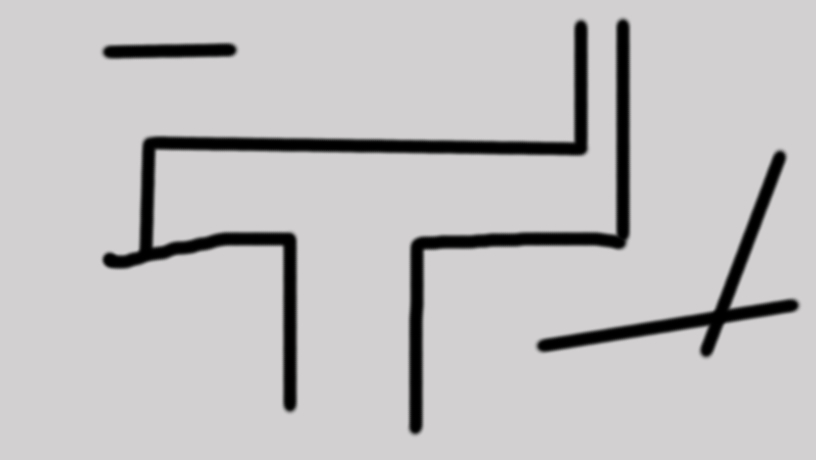
#> input picture roadtests/artiroad1.jpg, 816 x 460 px
$ python -i backgroundsubtraction.py   (imports and definitions only)
#> lines starting #> are read from the running program, lines starting #| are printed output that depends on the picture; after the words box and inside, x2 and y2 are one past the last pixel; in counts of white or black regions, pixels touching at a corner belong together
#> further down, picture is the input picture: shape (460, 816, 3); mean B, G, R 193.1, 192.2, 194.1
# import OpenCV functions
import cv2

# import Numpy functions
import numpy as np


def backgroundsubstration(img):
    # blur image using a gaussian blur
    imgBlurred = cv2.GaussianBlur(img, (19, 19), 0)
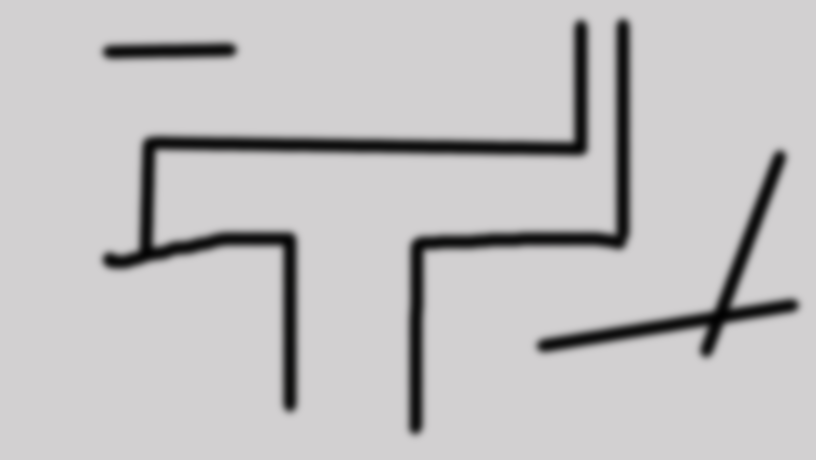
#> imgBlurred: shape (460, 816, 3); mean B, G, R 193.2, 192.2, 194.1
    gray_image = cv2.cvtColor(imgBlurred, cv2.COLOR_BGR2GRAY)
    hist, bins = np.histogram(img.ravel(), 256, [0, 256])
#> hist = 256 values, max 333211 at index 208, min 0 at index 214, mean 4398.8; bins = 257 values from 0 to 256
    grayval = np.argmax(hist)
#> grayval = 208
    # print(grayval)
    thresh = grayval - 60
#> thresh = 148
    [thres, dst] = cv2.threshold(gray_image, thresh, 255, cv2.THRESH_BINARY)
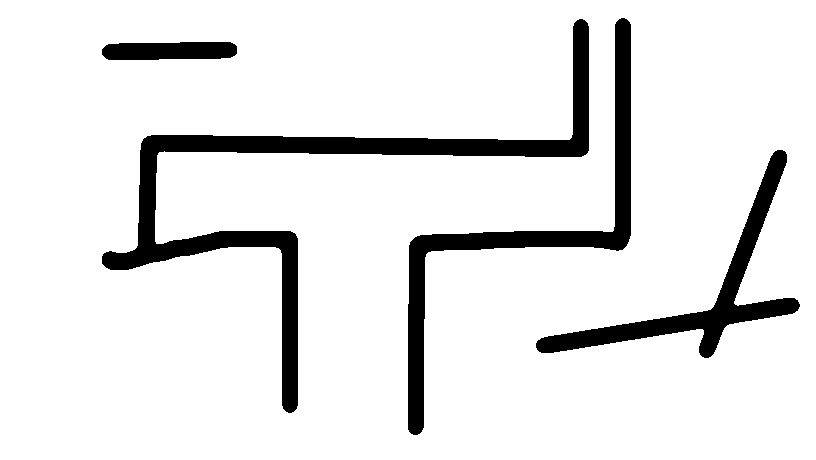
#> dst: shape (460, 816); 90.2% white; 4 black regions, box (x1, y1, x2, y2) and area: (102, 19, 589, 413) 16848, (408, 18, 631, 435) 9905, (536, 150, 800, 358) 7726, (102, 42, 237, 60) 2183
#> thres = 148
    return dst

>>> import cv2
>>> picture = cv2.imread('../../roadtests/artiroad1.jpg')
>>> result = backgroundsubstration(picture)
